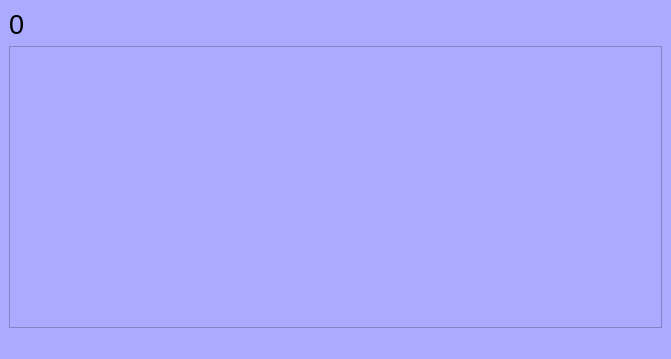
<?xml version="1.0" encoding="UTF-8"?>
<ui version="4.0">
 <class>GameWindow</class>
 <widget class="QMainWindow" name="GameWindow">
  <property name="geometry">
   <rect>
    <x>0</x>
    <y>0</y>
    <width>671</width>
    <height>359</height>
   </rect>
  </property>
  <property name="font">
   <font>
    <family>Tahoma</family>
    <pointsize>12</pointsize>
   </font>
  </property>
  <property name="windowTitle">
   <string>Игра</string>
  </property>
  <property name="styleSheet">
   <string notr="true">background-color: rgb(170, 170, 255);</string>
  </property>
  <widget class="QWidget" name="centralwidget">
   <layout class="QGridLayout" name="gridLayout">
    <item row="0" column="0">
     <widget class="QLabel" name="scoreLabel">
      <property name="font">
       <font>
        <family>Segoe UI</family>
        <pointsize>20</pointsize>
       </font>
      </property>
      <property name="styleSheet">
       <string notr="true">background-color: rgb(170, 170, 255);</string>
      </property>
      <property name="text">
       <string>0</string>
      </property>
     </widget>
    </item>
    <item row="1" column="0">
     <widget class="QListWidget" name="itemListWidget">
      <property name="styleSheet">
       <string notr="true">border-color: rgb(0, 0, 0);</string>
      </property>
     </widget>
    </item>
   </layout>
  </widget>
  <widget class="QMenuBar" name="menubar">
   <property name="geometry">
    <rect>
     <x>0</x>
     <y>0</y>
     <width>671</width>
     <height>26</height>
    </rect>
   </property>
  </widget>
  <widget class="QStatusBar" name="statusbar"/>
 </widget>
 <resources/>
 <connections/>
</ui>
